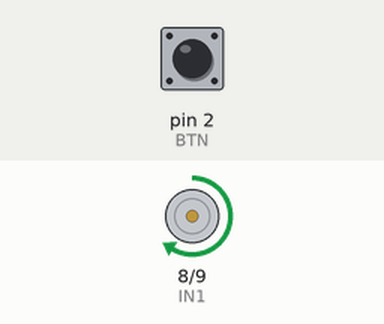
Recording of a sketch running on a simulated Arduino Uno, built with avr-gcc and run on an emulated ATmega328P. On the bench: motor-driver pin pairs drawn as motors (green arrow = first pin HIGH = forward, orange = second pin HIGH = backward, longer = more drive, scaled by the enable pin). The test bench sets the inputs (shaded band); at power-on: pin 2 (BTN) HIGH.

Above: at 1.2 s.
1.3 s: pin 2 (BTN) pulled LOW for 0.15 s
At 2.8 s:
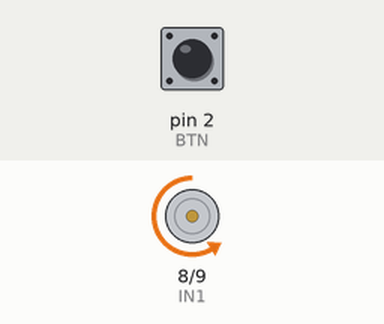
3.1 s: pin 2 (BTN) pulled LOW for 1 s
At 3.27 s:
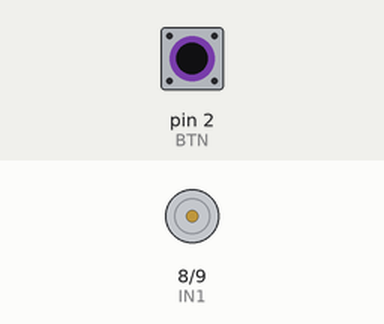
5.6 s: pin 2 (BTN) pulled LOW for 3.2 s
At 7.2 s:
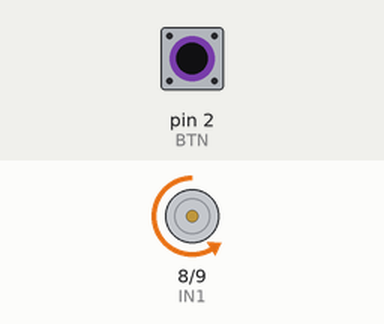
Timing chart, 0 to 8.7 s (numbered marks = the images above; inputs shaded):
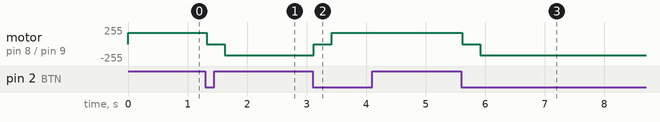

The sketch:

Projeto_067_Motor_Reversivel_com_Ponte_H.ino
```cpp
// Projeto 067 - Motor Reversível com Ponte H
// Arduino Uno | Arduino Neon Lab

const byte ENA=5, IN1=8, IN2=9, BTN=2;
bool reverso=false, anterior=HIGH;
void setup(){ pinMode(ENA,OUTPUT); pinMode(IN1,OUTPUT);
  pinMode(IN2,OUTPUT); pinMode(BTN,INPUT_PULLUP); }
void loop(){
  bool atual=digitalRead(BTN);
  if(anterior==HIGH && atual==LOW){
    analogWrite(ENA,0); delay(300); reverso=!reverso;
  }
  anterior=atual;
  digitalWrite(IN1,!reverso); digitalWrite(IN2,reverso);
  analogWrite(ENA,170); delay(30);
}
```

Measured:
- after the input at 1.3 s, motor on pin 8 (IN1) / pin 9 (IN2): forward 170/255 → stopped at once, → backward 170/255 0.30 s later
- after the input at 3.1 s, motor on pin 8 (IN1) / pin 9 (IN2): backward 170/255 → stopped at once, → forward 170/255 0.30 s later
- after the input at 5.6 s, motor on pin 8 (IN1) / pin 9 (IN2): forward 170/255 → stopped at once, → backward 170/255 0.30 s later
